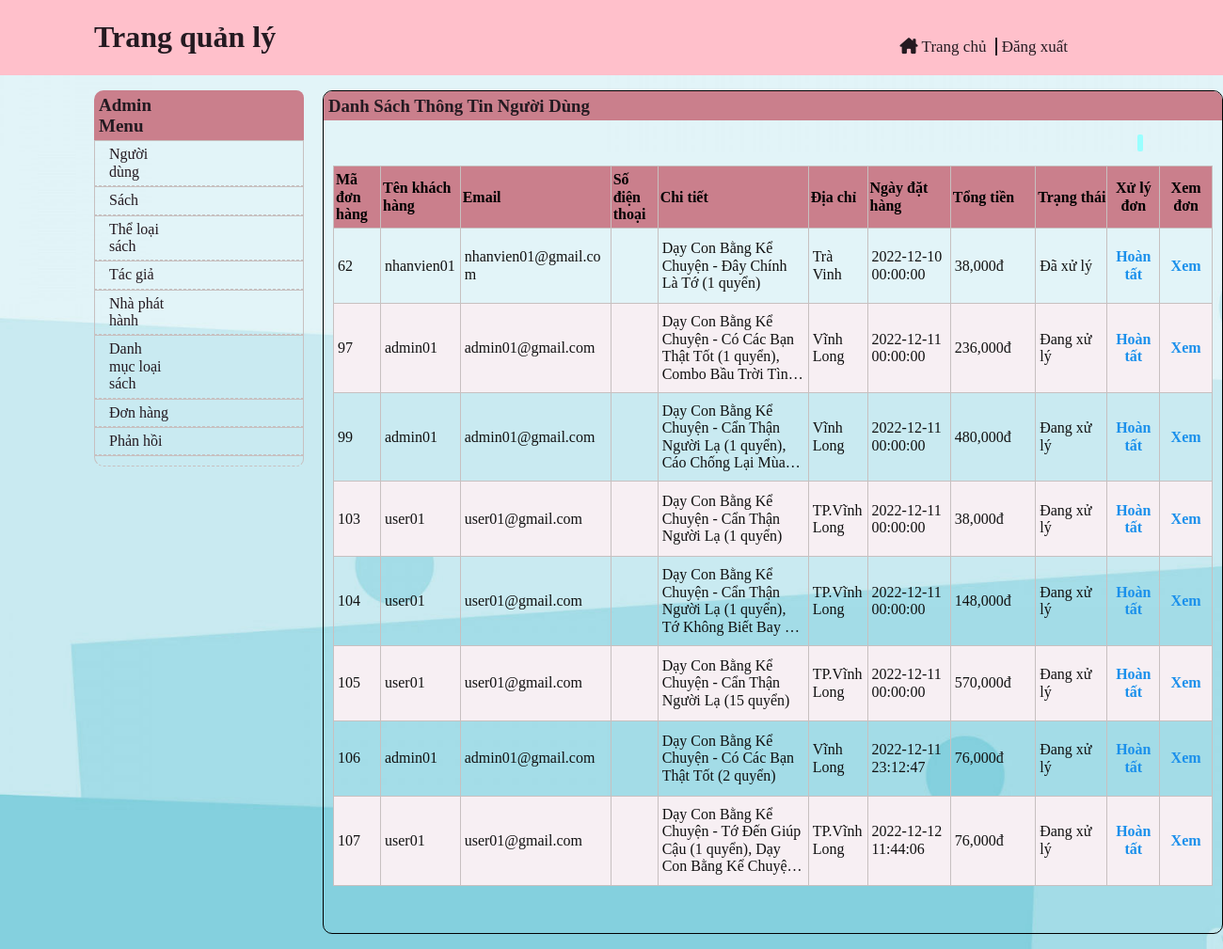
Page /admin/orderOAdmin.php on the earlier database version.
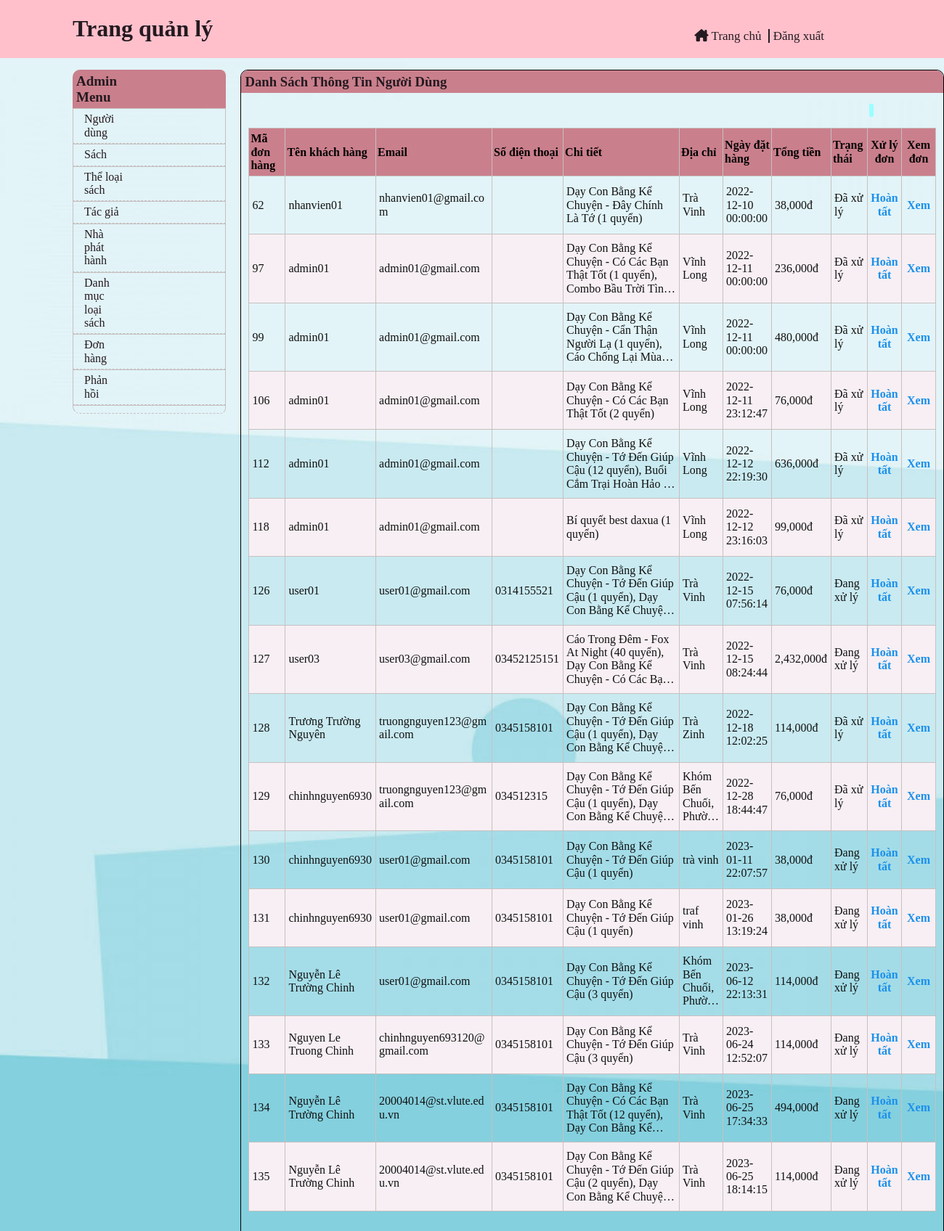
Same page on the later database version.
### tables this page shows
CREATE TABLE `donhang` (
  `MaDH` int(11) NOT NULL,
  `TenND` varchar(50) NOT NULL,
  `Email` text NOT NULL,
  `SDT` text NOT NULL,
  `ChiTiet` text NOT NULL,
  `DiaChi` varchar(200) NOT NULL,
  `TongTien` int(20) NOT NULL,
  `NgayDH` datetime NOT NULL,
  `TrangThai` int(2) NOT NULL
);

### admin/orderOAdmin.php (the view, shortened to what this page needs)
<!DOCTYPE html>
<html lang="en">
<head>
    <link rel="stylesheet" href="../ASSET/CSS/reset.css">
    <link rel="stylesheet" href="../ASSET/CSS/userManager.css">
    <link rel="stylesheet" href="../ASSET/FONT/fontawesome-free-6.2.0-web/css/all.min.css">
</head>
<body>
    <header>
        <h1 class="header_heading">Trang quản lý</h1>
        <div class="header_right">
            <a class="header_right-homepage header_right-a" href="../index.php">
                <i class="fa-solid fa-house-chimney"></i>
                Trang chủ
            </a>
            <a  href="../authencation/login.php" class="header_right-logout header_right-a" href="">
                Đăng xuất
            </a>
        </div>
    </header>
    <main>
        <div class="container">
            <?php require_once '../menu.php' ?>
            <div class="crud-user">
                <h3 class="crud-user_heading">Danh Sách Thông Tin Người Dùng</h1>
                    <div class="crud-user_content">
                        <div class="btnAdd">
                        </div>
                        <table class="crud-user_list">
                            <tr class="crud-user_titlebar">
                                <th class="crud-user_column-name">Mã đơn hàng</th>
                                <th class="crud-user_column-name">Tên khách hàng</th>
                                <th class="crud-user_column-name">Email</th>
                                <th class="crud-user_column-name">Số điện thoại</th>
                                <th class="crud-user_column-name">Chi tiết</th>
                                <th class="crud-user_column-name">Địa chỉ</th>
                                <th class="crud-user_column-name">Ngày đặt hàng</th>
                                <th class="crud-user_column-name">Tổng tiền</th>
                                <th class="crud-user_column-name">Trạng thái</th>
                                <th class="crud-user_column-name a-crud">
                                    <a class="a-crud-name" href="#">Xử lý đơn</a>
                                </th>
                                <th class="crud-user_column-name a-crud">
                                    <a class="a-crud-name" href="#">Xem đơn</a>
                                </th>
                            </tr>
                            <?php
                            require_once '../connection.php';
                            $selectsql = "SELECT * FROM donhang";
                            $result = mysqli_query($conn,$selectsql);
                            while($row = mysqli_fetch_assoc($result)){
                            ?>
                            <tr class="crud-user_row">
                                <th class="crud-user_column">
                                    <span class="crud-user_column-span"><?php echo $row['MaDH']; ?></span>
                                </th>
                                <th class="crud-user_column">
                                    <span class="crud-user_column-span"><?php echo $row['TenND']; ?></span>
                                </th>
                                <th class="crud-user_column">
                                    <span class="crud-user_column-span"><?php echo $row['Email']; ?></span>
                                </th>
                                <th class="crud-user_column">
                                    <span class="crud-user_column-span"><?php echo $row['SDT']; ?></span>
                                </th>
                                <th class="crud-user_column detail-column">
                                    <span class="crud-user_column-span"><?php echo $row['ChiTiet']; ?></span>
                                </th>
                                <th class="crud-user_column">
                                    <span class="crud-user_column-span"><?php echo $row['DiaChi']; ?></span>
                                </th>
                                <th class="crud-user_column column_role">
                                    <span class="crud-user_column-span"><?php echo $row['NgayDH']; ?></span>
                                </th>
                                <th class="crud-user_column column_role">
                                    <span class="crud-user_column-span"><?php echo number_format($row['TongTien']); ?>đ</span>
                                </th>
                                <?php
                                    if($row['TrangThai'] == '0'){
                                        $state = "Đang xử lý";
                                    }
                                    else{
                                        $state = "Đã xử lý";
                                    }
                                ?>
                                <th class="crud-user_column column_role">
                                    <span class="crud-user_column-span"><?php echo $state; ?></span>
                                </th>
                                <th class="crud-user_column a-crud">
                                    <a class="a-crud-a" href="handleAdmin.php?hid=<?php echo $row['MaDH']; ?>">Hoàn tất</a>
                                </th>
                                <th class="crud-user_column a-crud">
                                    <a class="a-crud-a"
                                        href="orderView.php?vid=<?php echo $row['MaDH']; ?>">Xem</a>
                                </th>
                            </tr>
                            <?php } ?>
                        </table>
                    </div>
            </div>
        </div>
    </main>
</body>
</html>

### menu.php (shortened to what this page needs)
<div class="menu">
                <ul class="menu_list">
                    <?php
                        if(isset($_SESSION['role']) && $_SESSION['role']=="3"){
                            echo'
                            <li class="menu_item">
                                <a class="menu_item-link" href="bookManager/bookView.php">Sách</a>
                            </li>
                            <li class="menu_item">
                                <a class="menu_item-link" href="bkcategory/categoryView.php">Thể loại sách</a>
                            </li>
                            <li class="menu_item">
                                <a class="menu_item-link" href="">Tác giả</a>
                            </li>
                            <li class="menu_item">
                                <a class="menu_item-link" href="">Nhà phát hành</a>
                            </li>
                            <li class="menu_item">
                                <a class="menu_item-link" href="">Danh mục loại sách</a>
                            </li>
                            <li class="menu_item">
                                <a href="admin/orderOAdmin.php" class="menu_item-link">Đơn hàng</a>
                            </li>
                            <li class="menu_item">
                                <a href="admin/feedbackAdmin.php" class="menu_item-link">Phản hồi</a>
                            </li>
                            <li class="menu_item menu_item-final"></li>
                            ';
                        }
                        else{
                            echo'
                            <li class="menu_item--title">Admin Menu</li>
                            <li class="menu_item ">
                                <a class="menu_item-link" href="../userManager/userView.php">Người dùng</a>
                            </li>
                            <li class="menu_item">
                                <a class="menu_item-link" href="../bookManager/bookView.php">Sách</a>
                            </li>
                            <li class="menu_item">
                                <a class="menu_item-link" href="../bkcategory/categoryView.php">Thể loại sách</a>
                            </li>
                            <li class="menu_item">
                                <a class="menu_item-link" href="">Tác giả</a>
                            </li>
                            <li class="menu_item">
                                <a class="menu_item-link" href="">Nhà phát hành</a>
                            </li>
                            <li class="menu_item">
                                <a class="menu_item-link" href="">Danh mục loại sách</a>
                            </li>
                            <li class="menu_item">
                                <a href="../admin/orderOAdmin.php" class="menu_item-link">Đơn hàng</a>
                            </li>
                            <li class="menu_item">
                                <a href="../admin/feedbackAdmin.php" class="menu_item-link">Phản hồi</a>
                            </li>
                            <li class="menu_item menu_item-final"></li>
                            ';
                        }
                    ?>
                </ul>
            </div>

### ASSET/CSS/userManager.css (style rules this page uses)
:root { --primary-color: rgb(6, 133, 133); --primary-color: rgb(36, 26, 33); --sup-color: pink; --sup2-color: rgb(202, 127, 140); --border-color:#c7c0c0; }
html { background-image: url(../IMG/admin_bg.jpg); background-size: cover; }
header { background-color: var(--sup-color); display: flex; justify-content: space-between; }
.header_heading { margin-left: 100px; color: var(--primary-color); }
.header_right { margin: 40px 160px 0px 0px; }
.header_right-a { text-decoration: none; color: var(--primary-color); padding: 0px 5px; font-size: 17px; }
.header_right-logout { border-left: 2px solid var(--primary-color); }
.container { display: flex; }
.menu_list { list-style: none; margin-left: 100px; padding: 0px; }
.menu_item { border: 1px solid var(--border-color); padding: 5px 140px 5px 15px; border-bottom: 1px dashed var(--border-color); }
.menu_item--title { padding: 5px 140px 5px 5px; font-size: 19px; font-weight: bold; background-color: var(--sup2-color); color: var(--primary-color); border-top-left-radius: 10px; border-top-right-radius: 8px; }
.menu_item-final { border-bottom-left-radius: 10px; border-bottom-right-radius: 8px; }
.crud-user { border: 1px solid black; margin: 16px 0px 16px 20px; border-radius: 10px; padding-bottom: 50px; }
.crud-user_content { margin: 0px 10px; }
.crud-user_list { min-width: 935px; max-width: 996px; }
.crud-user_list, .crud-user_column, .crud-user_titlebar { border: 1px solid var(--border-color); border-collapse: collapse; text-align: left; }
.crud-user_row:nth-child(odd) { background-color:rgb(247, 239, 243); }
.crud-user_row { height: 80px; }
.crud-user_column-name { padding: 5px 0px 5px 2px; background-color: var(--sup2-color); border: 1px solid var(--border-color); text-align:start; }
.crud-user_heading { background-color: var(--sup2-color); margin: 0px; padding: 5px 0px 5px 5px; color: var(--primary-color); border-top-left-radius: 9px; border-top-right-radius: 9px; }
.btnAdd { background-color: rgb(127, 194, 245); margin: 15px 2px 15px 855px; padding: 9px 3px; border: none; font-weight: bold; text-align: center; width: 135px; border-radius: 2px; }
.a-crud-name { text-decoration: none; color: #000; }
.crud-user_column { padding: 10px 5px 10px 4px; max-width: 150px; min-width: 40px; }
.crud-user_column-span { display: -webkit-box; -webkit-line-clamp: 4; -webkit-box-orient: vertical; word-wrap:break-word; overflow: hidden; text-overflow: ellipsis; color: #111; font-weight:100; }
.column_role { width: 130px; }
.a-crud-a { text-decoration: none; color: rgb(27, 144, 235); }
.a-crud { padding: 10px 3px; width: 70px; text-align: center; }
.detail-column { min-width: 150px; }

### admin/orderOAdmin.php (style rules this page uses)
.btnAdd { width: 0px; height: 0px; background-color: #99FFFF; }
.crud-user_list { padding-top: 200px; }

### menu.php (style rules this page uses)
.menu_item-link { text-decoration: none; color: rgb(36, 26, 33); }

Differences in the rows shown:
removed donhang: MaDH "103", TenND "user01", Email "user01@gmail.com", ChiTiet "Dạy Con Bằng Kể Chuyện - Cẩn Thận Người Lạ (1 quyển)", DiaChi "TP.Vĩnh Long", NgayDH "2022-12-11 00:00:00", TongTien "38,000", TrangThai "Đang xử lý"
removed donhang: MaDH "104", TenND "user01", Email "user01@gmail.com", ChiTiet "Dạy Con Bằng Kể Chuyện - Cẩn Thận Người Lạ (1 quyển), Tớ Không Biết Bay -…", DiaChi "TP.Vĩnh Long", NgayDH "2022-12-11 00:00:00", TongTien "148,000", TrangThai "Đang xử lý"
removed donhang: MaDH "105", TenND "user01", Email "user01@gmail.com", ChiTiet "Dạy Con Bằng Kể Chuyện - Cẩn Thận Người Lạ (15 quyển)", DiaChi "TP.Vĩnh Long", NgayDH "2022-12-11 00:00:00", TongTien "570,000", TrangThai "Đang xử lý"
removed donhang: MaDH "107", TenND "user01", Email "user01@gmail.com", ChiTiet "Dạy Con Bằng Kể Chuyện - Tớ Đến Giúp Cậu (1 quyển), Dạy Con Bằng Kể…", DiaChi "TP.Vĩnh Long", NgayDH "2022-12-12 11:44:06", TongTien "76,000", TrangThai "Đang xử lý"
changed donhang "Dạy Con Bằng Kể Chuyện - Có Các Bạn Thật Tốt (1 quyển), Combo Bầu Trời…": TrangThai "Đang xử lý" → "Đã xử lý"
changed donhang "Dạy Con Bằng Kể Chuyện - Cẩn Thận Người Lạ (1 quyển), Cáo Chống Lại…": TrangThai "Đang xử lý" → "Đã xử lý"
changed donhang "Dạy Con Bằng Kể Chuyện - Có Các Bạn Thật Tốt (2 quyển)": TrangThai "Đang xử lý" → "Đã xử lý"
added donhang: MaDH "112", TenND "admin01", Email "admin01@gmail.com", ChiTiet "Dạy Con Bằng Kể Chuyện - Tớ Đến Giúp Cậu (12 quyển), Buổi Cắm Trại Hoàn Hảo…", DiaChi "Vĩnh Long", NgayDH "2022-12-12 22:19:30", TongTien "636,000", TrangThai "Đã xử lý"
added donhang: MaDH "118", TenND "admin01", Email "admin01@gmail.com", ChiTiet "Bí quyết best daxua (1 quyển)", DiaChi "Vĩnh Long", NgayDH "2022-12-12 23:16:03", TongTien "99,000", TrangThai "Đã xử lý"
added donhang: MaDH "126", TenND "user01", Email "user01@gmail.com", SDT "0314155521", ChiTiet "Dạy Con Bằng Kể Chuyện - Tớ Đến Giúp Cậu (1 quyển), Dạy Con Bằng Kể…", DiaChi "Trà Vinh", NgayDH "2022-12-15 07:56:14", TongTien "76,000", TrangThai "Đang xử lý"
added donhang: MaDH "127", TenND "user03", Email "user03@gmail.com", SDT "03452125151", ChiTiet "Cáo Trong Đêm - Fox At Night (40 quyển), Dạy Con Bằng Kể Chuyện - Có Các…", DiaChi "Trà Vinh", NgayDH "2022-12-15 08:24:44", TongTien "2,432,000", TrangThai "Đang xử lý"
added donhang: MaDH "128", TenND "Trương Trường Nguyên", Email "truongnguyen123@gmail.com", SDT "0345158101", ChiTiet "Dạy Con Bằng Kể Chuyện - Tớ Đến Giúp Cậu (1 quyển), Dạy Con Bằng Kể…", DiaChi "Trà Zinh", NgayDH "2022-12-18 12:02:25", TongTien "114,000", TrangThai "Đã xử lý"
added donhang: MaDH "129", TenND "chinhnguyen6930", Email "truongnguyen123@gmail.com", SDT "034512315", ChiTiet "Dạy Con Bằng Kể Chuyện - Tớ Đến Giúp Cậu (1 quyển), Dạy Con Bằng Kể…", DiaChi "Khóm Bến Chuối,…", NgayDH "2022-12-28 18:44:47", TongTien "76,000", TrangThai "Đã xử lý"
added donhang: MaDH "130", TenND "chinhnguyen6930", Email "user01@gmail.com", SDT "0345158101", ChiTiet "Dạy Con Bằng Kể Chuyện - Tớ Đến Giúp Cậu (1 quyển)", DiaChi "trà vinh", NgayDH "2023-01-11 22:07:57", TongTien "38,000", TrangThai "Đang xử lý"
added donhang: MaDH "131", TenND "chinhnguyen6930", Email "user01@gmail.com", SDT "0345158101", ChiTiet "Dạy Con Bằng Kể Chuyện - Tớ Đến Giúp Cậu (1 quyển)", DiaChi "traf vinh", NgayDH "2023-01-26 13:19:24", TongTien "38,000", TrangThai "Đang xử lý"
added donhang: MaDH "132", TenND "Nguyễn Lê Trường Chinh", Email "user01@gmail.com", SDT "0345158101", ChiTiet "Dạy Con Bằng Kể Chuyện - Tớ Đến Giúp Cậu (3 quyển)", DiaChi "Khóm Bến Chuối,…", NgayDH "2023-06-12 22:13:31", TongTien "114,000", TrangThai "Đang xử lý"
added donhang: MaDH "133", TenND "Nguyen Le Truong Chinh", Email "chinhnguyen693120@gmail.com", SDT "0345158101", ChiTiet "Dạy Con Bằng Kể Chuyện - Tớ Đến Giúp Cậu (3 quyển)", DiaChi "Trà Vinh", NgayDH "2023-06-24 12:52:07", TongTien "114,000", TrangThai "Đang xử lý"
added donhang: MaDH "134", TenND "Nguyễn Lê Trường Chinh", Email "20004014@st.vlute.edu.vn", SDT "0345158101", ChiTiet "Dạy Con Bằng Kể Chuyện - Có Các Bạn Thật Tốt (12 quyển), Dạy Con Bằng…", DiaChi "Trà Vinh", NgayDH "2023-06-25 17:34:33", TongTien "494,000", TrangThai "Đang xử lý"
added donhang: MaDH "135", TenND "Nguyễn Lê Trường Chinh", Email "20004014@st.vlute.edu.vn", SDT "0345158101", ChiTiet "Dạy Con Bằng Kể Chuyện - Tớ Đến Giúp Cậu (2 quyển), Dạy Con Bằng Kể…", DiaChi "Trà Vinh", NgayDH "2023-06-25 18:14:15", TongTien "114,000", TrangThai "Đang xử lý"
